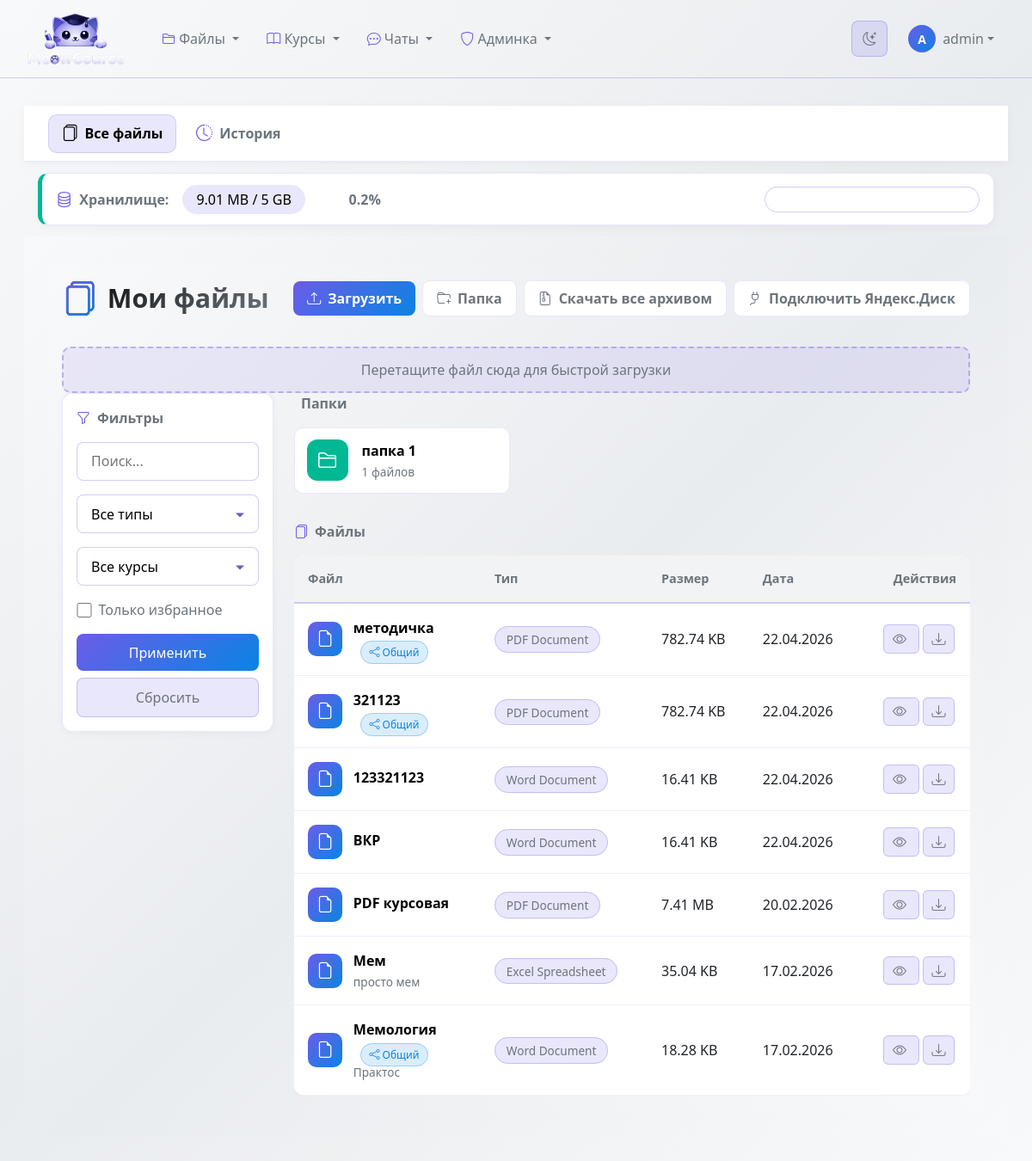
/files/ (signed in), run on the app's committed database.
### file_manager/models.py (models this page shows, shortened)
class File(models.Model ):
    STORAGE_PROVIDER_CHOICES = [
        ("local", "Local"),
        ("yandex_disk", "Yandex Disk"),
    ]
    IMPORTANCE_CHOICES = [
        ("main", "Основное"),
        ("important", "Важное"),
        ("secondary", "Второстепенное"),
    ]
    FILE_TYPE_CHOICES =[
   ('pdf','PDF Document'),
   ('txt','Text File'),
   ('docx','Word Document'),
   ('xlsx','Excel Spreadsheet'),
   ('pptx','PowerPoint Presentation'),
   ('jpg','JPEG Image'),
   ('png','PNG Image'),
   ('mp4','Video MP4'),
   ('mp3','Audio MP3'),
   ('zip','Archive ZIP'),
   ('other','Other'),
    ]
    VISIBILITY_CHOICES =[
   ('private','Private - Только я'),
   ('shared','Shared - С определенными пользователями'),
   ('public','Public - Все пользователи'),
    ]
    title =models.CharField(max_length =255 )
    description =models.TextField(blank =True )
    file =models.FileField(upload_to =file_upload_path, null=True, blank=True)
    file_type =models.CharField(max_length =10 ,choices =FILE_TYPE_CHOICES ,default ='other')
    file_size =models.BigIntegerField(default =0 )
    storage_provider = models.CharField(max_length=20, choices=STORAGE_PROVIDER_CHOICES, default="local")
    yandex_path = models.CharField(max_length=1024, blank=True, default="")
    uploaded_by =models.ForeignKey(
    User ,
    on_delete =models.CASCADE ,
    related_name ='uploaded_files'
    )
    uploaded_at =models.DateTimeField(auto_now_add =True )
    updated_at =models.DateTimeField(auto_now =True )
    version =models.IntegerField(default =1 )
    category =models.ForeignKey(
    FileCategory ,
    on_delete =models.SET_NULL ,
    null =True ,
    blank =True ,
    related_name ='files'
    )
    tags =models.ManyToManyField(Tag ,blank =True ,related_name ='files')
    folder =models.ForeignKey(
    'self',
    on_delete =models.CASCADE ,
    null =True ,
    blank =True ,
    related_name ='subfiles',
    limit_choices_to ={'is_folder':True }
    )
    is_folder =models.BooleanField(default =False )
    visibility =models.CharField(
    max_length =10 ,
    choices =VISIBILITY_CHOICES ,
    default ='private'
    )
    shared_with =models.ManyToManyField(
    User ,
    blank =True ,
    related_name ='shared_files'
    )
    extracted_text =models.TextField(blank =True ,null =True )
    has_preview =models.BooleanField(default =False )
    favorite =models.ManyToManyField(
    User ,
    blank =True ,
    related_name ='favorite_files'
    )
    download_count =models.IntegerField(default =0 )
    importance = models.CharField(max_length=20, choices=IMPORTANCE_CHOICES, default="main")
    class Meta :
        ordering =['-uploaded_at']
        verbose_name ='Файл'
        verbose_name_plural ='Файлы'
        indexes =[
        models.Index(fields =['uploaded_by','-uploaded_at']),
        models.Index(fields =['file_type']),
        models.Index(fields =['visibility']),
        models.Index(fields =['extracted_text']),
        ]
    def get_file_size_display(self ):
        if self.is_folder :
            return self.get_folder_size_display()
        size =self.file_size
        for unit in ['B','KB','MB','GB']:
            if size <1024.0 :
                return f"{size :.2f} {unit }"
            size /=1024.0
        return f"{size :.2f} TB"
    def get_file_count(self ):
        if not self.is_folder :
            return 0
        return self.subfiles.count()

### file_manager/views.py (the view)
# urls.py: path('',views.file_list ,name ='file_list'),
@login_required
def file_list(request ):
    sync_deleted_yandex_files_for_user(request.user)
    storage_quota =get_user_storage_usage(request.user )
    yandex_connection = get_yandex_connection(request.user, autocreate_from_social=True)
    files =search_files(
    query =request.GET.get('query'),
    user =request.user ,
    file_types =[request.GET.get('file_type')]if request.GET.get('file_type')else None ,
    categories =[request.GET.get('category')]if request.GET.get('category')else None ,
    tags =request.GET.getlist('tags'),
    date_from =request.GET.get('date_from'),
    date_to =request.GET.get('date_to')
    )
    if request.GET.get('favorites_only'):
        files = files.filter(favorite=request.user)
    folders =File.objects.filter(
    Q(uploaded_by =request.user )|
    Q(visibility ='public')|
    Q(shared_with =request.user )
    ).distinct().filter(is_folder =True )
    sort_by =request.GET.get('sort','-uploaded_at')
    files =files.order_by(sort_by )
    paginator =Paginator(files ,20 )
    page_number =request.GET.get('page')
    page_obj =paginator.get_page(page_number )
    total_files =files.count()
    total_size =sum(f.file_size for f in files )
    context ={
    'page_obj':page_obj ,
    'folders':folders ,
    'search_form':FileSearchForm(request.GET ),
    'total_files':total_files ,
    'total_size':total_size ,
    'categories':FileCategory.objects.all(),
    'tags':Tag.objects.all(),
    'storage_quota':storage_quota ,
    'yandex_connected': bool(yandex_connection),
    }
    return render(request ,'file_manager/file_list.html',context )

### templates/file_manager/file_list.html (shortened to what this page needs)
{% extends "file_manager/base_files.html" %}
{% block files_content %}
<div class="theme-files">
    <div class="container-fluid">
        <div class="page-header">
            <h1 class="page-title">
                <i class="bi bi-files"></i>
                Мои файлы
            </h1>
            <div class="action-buttons">
                <form id="quick-upload-form" class="quick-upload-form" method="post" action="{% url 'file_manager:file_upload' %}" enctype="multipart/form-data">
                    <button type="button" id="quick-upload-button" class="btn-upload">
                        <i class="bi bi-upload"></i> Загрузить
                    </button>
                </form>
                <a href="{% url 'file_manager:folder_create' %}" class="btn-folder">
                    <i class="bi bi-folder-plus"></i> Папка
                </a>
                <a href="{% url 'file_manager:download_all_files_archive' %}" class="btn-folder">
                    <i class="bi bi-file-earmark-zip"></i> Скачать все архивом
                </a>
                {% if yandex_connected %}
                <a href="{% url 'file_manager:yandex_picker' %}" class="btn-folder">
                    <i class="bi bi-cloud-arrow-down"></i> Импорт с Яндекс.Диска
                </a>
                {% else %}
                <a href="{% url 'file_manager:yandex_oauth_start' %}" class="btn-folder">
                    <i class="bi bi-plug"></i> Подключить Яндекс.Диск
                </a>
                {% endif %}
            </div>
        </div>
        <div id="drop-upload-zone" class="drop-upload-zone">
            Перетащите файл сюда для быстрой загрузки
        </div>
        <div class="row">
            <div class="col-lg-3">
                <div class="filters-card">
                    <div class="filters-title">
                        <i class="bi bi-funnel"></i>
                        Фильтры
                    </div>
                    <form method="get">
                        <div class="mb-3">
                            <input type="text" name="query" value="{{ search_form.query.value|default:"" }}"
                                   class="filter-input" placeholder="Поиск...">
                        </div>
                        <div class="mb-3">
                            <select name="file_type" class="filter-select">
                                <option value="">Все типы</option>
                            </select>
                        </div>
                        <div class="mb-3">
                            <select name="course" class="filter-select">
                                <option value="">Все курсы</option>
                            </select>
                        </div>
                        <div class="filter-checkbox mb-3">
                            <input type="checkbox" name="favorites_only" id="favorites_only"
                                   {% if search_form.favorites_only.value %}checked{% endif %}>
                            <label for="favorites_only">Только избранное</label>
                        </div>
                        <button type="submit" class="btn-apply">Применить</button>
                        <a href="{% url 'file_manager:file_list' %}" class="btn-reset">Сбросить</a>
                    </form>
                </div>
            </div>
            <div class="col-lg-9">
                {% if folders %}
                <div class="folders-section">
                    <div class="section-title">
                        Папки
                    </div>
                    <div class="row g-3">
                        {% for folder in folders %}
                        <div class="col-md-4">
                            <div class="folder-card">
                                <div class="d-flex align-items-center">
                                    <div class="folder-icon">
                                        <i class="bi bi-folder2"></i>
                                    </div>
                                    <div>
                                        <div class="folder-title">{{ folder.title }}</div>
                                        <div class="folder-stats">{{ folder.get_file_count }} файлов</div>
                                    </div>
                                </div>
                            </div>
                        </div>
                        {% endfor %}
                    </div>
                </div>
                {% endif %}
                <div class="section-title">
                    <i class="bi bi-files"></i>
                    Файлы
                </div>
                {% if page_obj %}
                <div class="table-responsive">
                    <table class="files-table">
                        <thead>
                            <tr>
                                <th>Файл</th>
                                <th>Тип</th>
                                <th>Размер</th>
                                <th>Дата</th>
                                <th class="text-end">Действия</th>
                            </tr>
                        </thead>
                        <tbody>
                            {% for file in page_obj %}
                            <tr>
                                <td data-label="Файл">
                                    <div class="file-info">
                                        <div class="file-icon">
                                            <i class="bi bi-file-earmark"></i>
                                        </div>
                                        <div class="file-details">
                                            <div class="file-name">{{ file.title }}</div>
                                            {% if file.visibility == 'shared' or file.shared_with.count > 0 %}
                                            <span class="shared-badge"><i class="bi bi-share"></i> Общий</span>
                                            {% endif %}
                                            <div class="file-desc">{{ file.description|truncatechars:50 }}</div>
                                        </div>
                                    </div>
                                </td>
                                <td data-label="Тип">
                                    <span class="type-badge">{{ file.get_file_type_display }}</span>
                                </td>
                                <td data-label="Размер">{{ file.get_file_size_display }}</td>
                                <td data-label="Дата">{{ file.uploaded_at|date:"d.m.Y" }}</td>
                                <td data-label="Действия" class="text-end">
                                    <a href="{% url 'file_manager:file_detail' file.id %}" class="btn-table-action" title="Подробнее">
                                        <i class="bi bi-eye"></i>
                                    </a>
                                    <a href="{% url 'file_manager:file_download' file.id %}" class="btn-table-action" title="Скачать">
                                        <i class="bi bi-download"></i>
                                    </a>
                                </td>
                            </tr>
                            {% endfor %}
                        </tbody>
                    </table>
                </div>
                {% endif %}
            </div>
        </div>
    </div>
</div>
{% endblock %}

### templates/base.html (shortened to what this page needs)
{% load static %}
<!DOCTYPE html>
<html lang="ru">
<head>
    <link href="https://cdn.jsdelivr.net/npm/bootstrap@5.3.0/dist/css/bootstrap.min.css" rel="stylesheet">
    <link rel="stylesheet" href="https://cdn.jsdelivr.net/npm/bootstrap-icons@1.10.0/font/bootstrap-icons.css">
    <link id="theme-stylesheet" rel="stylesheet" href="{% static 'css/themes/light.css' %}" data-light-href="{% static 'css/themes/light.css' %}" data-dark-href="{% static 'css/themes/dark.css' %}">
</head>
<body>
    <nav class="navbar navbar-expand-lg navbar">
        <div class="container-fluid">
            <a class="navbar-brand d-flex align-items-center" href="{% url 'classroom_core:course_list' %}">
                <img src="{% static 'images/logo.png' %}"
                    alt="MeowCourse"
                    class="me-2"
                    style="width: 120px; height: auto; max-height: 64px; object-fit: contain;">
            </a>
            <div class="collapse navbar-collapse" id="navbarNav">
                <ul class="navbar-nav me-auto">
                    <li class="nav-item dropdown">
                        <a class="nav-link dropdown-toggle" href="#" role="button" data-bs-toggle="dropdown">
                            <i class="bi bi-folder2"></i> Файлы
                        </a>
                    </li>
                    <li class="nav-item dropdown">
                        <a class="nav-link dropdown-toggle" href="#" role="button" data-bs-toggle="dropdown">
                            <i class="bi bi-book"></i> Курсы
                        </a>
                    </li>
                    <li class="nav-item dropdown">
                        <a class="nav-link dropdown-toggle" href="#" role="button" data-bs-toggle="dropdown">
                            <i class="bi bi-chat-dots"></i> Чаты
                        </a>
                    </li>
                    {% if user.is_authenticated and user.is_staff or user.is_superuser %}
                    <li class="nav-item dropdown">
                        <a class="nav-link dropdown-toggle" href="#" role="button" data-bs-toggle="dropdown">
                            <i class="bi bi-shield"></i> Админка
                        </a>
                    </li>
                    {% endif %}
                </ul>
                <div class="d-flex align-items-center gap-2">
                    <button id="theme-toggle" class="theme-toggle-btn" type="button" aria-label="Переключить тему">
                        <i class="bi bi-moon-stars"></i>
                    </button>
                    {% if user.is_authenticated %}
                    <div class="dropdown">
                        <a class="nav-link dropdown-toggle d-flex align-items-center" href="#" role="button" data-bs-toggle="dropdown">
                            <div class="user-avatar rounded-circle d-flex align-items-center justify-content-center" style="width: 32px; height: 32px; font-size: 0.875rem;">
                                {{ user.username|slice:":1"|upper }}
                            </div>
                            <span class="ms-2 d-none d-md-inline username-text">{{ user.username }}</span>
                        </a>
                    </div>
                    {% else %}
                    <a class="nav-link" href="{% url 'classroom_core:login' %}">
                        <i class="bi bi-box-arrow-in-right me-1"></i> Войти
                    </a>
                    {% endif %}
                </div>
            </div>
        </div>
    </nav>
    <div class="main-content">
        <div class="container-fluid">
            {% block content %}{% endblock %}
        </div>
    </div>
</body>
</html>

### data on the page
File: title "папка 1", get_file_count "1"
File: title "методичка", visibility "Общий", file_type "PDF Document", file_size "782.74 KB", uploaded_at "22.04.2026"
File: title "321123", visibility "Общий", file_type "PDF Document", file_size "782.74 KB", uploaded_at "22.04.2026"
File: title "123321123", file_type "Word Document", file_size "16.41 KB", uploaded_at "22.04.2026"
File: title "ВКР", file_type "Word Document", file_size "16.41 KB", uploaded_at "22.04.2026"
File: title "PDF курсовая", file_type "PDF Document", file_size "7.41 MB", uploaded_at "20.02.2026"
File: title "Мем", description "просто мем", file_type "Excel Spreadsheet", file_size "35.04 KB", uploaded_at "17.02.2026"
File: title "Мемология", visibility "Общий", description "Практос", file_type "Word Document", file_size "18.28 KB", uploaded_at "17.02.2026"

### other printed values
{{ user.username|slice:":1"|upper }} "A"
{{ user.username }} "admin"
